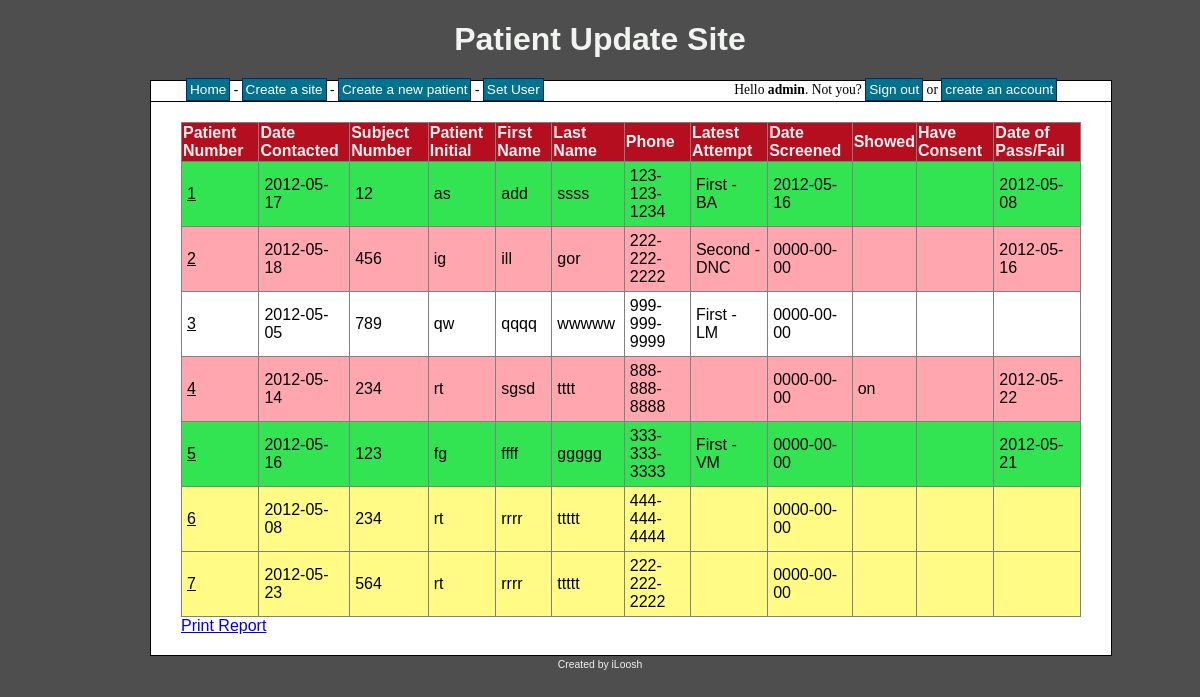
The app's page /site.php?id=5 (signed in) with its own data.
### tables this page shows
CREATE TABLE IF NOT EXISTS `sites` (
  `site_id` int(8) NOT NULL AUTO_INCREMENT,
  `site_name` varchar(30) NOT NULL,
  `site_study` varchar(255) NOT NULL,
  `site_address` varchar(255) NOT NULL,
  `site_phone` varchar(30) NOT NULL,
  `site_fax` varchar(30) NOT NULL,
  `site_user` int(8) NOT NULL,
  PRIMARY KEY (`site_id`),
  KEY `site_user` (`site_user`)
);

CREATE TABLE IF NOT EXISTS `patients` (
  `patient_id` int(8) NOT NULL AUTO_INCREMENT,
  `patient_num` int(8) NOT NULL,
  `patient_dateContacted` date NOT NULL,
  `patient_subjectNum` int(8) NOT NULL,
  `patient_initial` varchar(30) NOT NULL,
  `patient_fName` varchar(255) NOT NULL,
  `patient_lName` varchar(255) NOT NULL,
  `patient_phone` varchar(255) NOT NULL,
  `patient_firstAtt` varchar(10) NOT NULL,
  `patient_secondAtt` varchar(10) NOT NULL,
  `patient_thirdAtt` varchar(10) NOT NULL,
  `patient_dateScreened` date NOT NULL,
  `patient_show` varchar(10) NOT NULL,
  `patient_comment` text NOT NULL,
  `patient_dateEnroll` date NOT NULL,
  `patient_dateScreeFail` date NOT NULL,
  `patient_failCriteria` varchar(255) NOT NULL,
  `patient_consent` varchar(10) NOT NULL,
  `patient_status` varchar(255) NOT NULL,
  `patient_site` int(8) NOT NULL,
  `patient_PDFform` varchar(255) NOT NULL,
  PRIMARY KEY (`patient_id`),
  KEY `patient_site` (`patient_site`)
);

### site.php (the view, shortened to what this page needs)
<?php
include 'header.php';
if($_SESSION['signed_in']){
	$sql = "SELECT  site_user
			FROM sites
			WHERE site_id = " . mysql_real_escape_string($_GET['id']);
	$result = mysql_query($sql);
	while($row = mysql_fetch_array($result))
	{
		if($_SESSION['user_level'] == 1 || $row['site_user'] == $_SESSION['user_id']){
			$sqlP = "SELECT
						patient_id,
						patient_num,
						patient_dateContacted,
						patient_subjectNum,
						patient_initial,
						patient_fName,
						patient_lName,
						patient_phone,
						patient_firstAtt,
						patient_secondAtt,
						patient_thirdAtt,
						patient_dateScreened,
						patient_show,
						patient_comment,
						patient_dateEnroll,
						patient_dateScreeFail,
						patient_failCriteria,
						patient_consent,
						patient_status,
						patient_site
					FROM
						patients";
			$resultP = mysql_query($sqlP);
			if(!$resultP)
			{
				echo 'Error while selecting from database. Please try again later.';
			}
			else
			{
				if(mysql_num_rows($resultP) == 0)
				{
					if($_SESSION['user_level'] == 1)
					{
						echo 'You have not created any record in this Site.<br>';
						echo '<a href="create_patient.php">Create one now</a>';
					}
					else
					{
						echo 'There are now records in this site';
					}
				}
				else
				{
					echo '<table border="1">
						  <tr>
						  	<th>Patient Number</th>
							<th>Date Contacted</th>
							<th>Subject Number</th>
							<th>Patient Initial</th>
							<th>First Name</th>
							<th>Last Name</th>
							<th>Phone</th>
							<th>Latest Attempt</th>
							<th>Date Screened</th>
							<th>Showed</th>
							<th>Have Consent</th>
							<th>Date of Pass/Fail</th>
						  </tr>';
					while($rowP = mysql_fetch_assoc($resultP))
					{
						if($_GET['id'] == $rowP['patient_site'])
						{
							echo '<tr';
							if($_SESSION['user_level'] == 1)
							{
								if($rowP['patient_status'] == "FOLLOWUP"){
									echo ' bgcolor="#FFFFFF" ';
								}
								else if($rowP['patient_status'] == "CONTACT"){
									echo ' bgcolor="#FFFB85" ';
								}
								else if($rowP['patient_status'] == "ENROLLED"){
									echo ' bgcolor="#32E352" ';
								}
								else if($rowP['patient_status'] == "FAILED"){
									echo ' bgcolor="#FFA6AF" ';
								}
								else
								{
									echo ' bgcolor="#FFFFFF" ';
								}
							}
							echo '>';
							echo '<td><a href="patient.php?pat=' . $rowP['patient_id'] . '&site=' . $rowP['patient_site'] . '">' . $rowP['patient_num'] . '</td>';
							echo '<td>' . $rowP['patient_dateContacted'] . '</td>';
							echo '<td>' . $rowP['patient_subjectNum'] . '</td>';
							echo '<td>' . $rowP['patient_initial'] . '</td>';
							echo '<td>' . $rowP['patient_fName'] . '</td>';
							echo '<td>' . $rowP['patient_lName'] . '</td>';
							echo '<td>' . $rowP['patient_phone'] . '</td>';
							if(($rowP['patient_firstAtt'] == "") && ($rowP['patient_secondAtt'] == "") && ($rowP['patient_thirdAtt'] == ""))
							{
								echo '<td>' . $rowP['patient_firstAtt'] . '</td>';
							}
							else if(!($rowP['patient_firstAtt'] == "") && ($rowP['patient_secondAtt'] == "") && ($rowP['patient_thirdAtt'] == ""))
							{
								echo '<td>First - ' . $rowP['patient_firstAtt'] . '</td>';
							}
							else if(!($rowP['patient_firstAtt'] == "") && !($rowP['patient_secondAtt'] == "") && ($rowP['patient_thirdAtt'] == ""))
							{
								echo '<td>Second - ' . $rowP['patient_secondAtt'] . '</td>';
							}
							echo '<td>' . $rowP['patient_dateScreened'] . '</td>';
							echo '<td>' . $rowP['patient_show'] . '</td>';
							echo '<td>' . $rowP['patient_consent'] . '</td>';
							echo '<td>';
							if($rowP['patient_dateEnroll'] == "0000-00-00" && $rowP['patient_dateScreeFail'] == "0000-00-00")
							{
								echo '</td>';
							}
							else if($rowP['patient_dateEnroll'] != "0000-00-00" && $rowP['patient_dateScreeFail'] == "0000-00-00")
							{
								echo $rowP['patient_dateEnroll'] . '</td>';
							}
							else if($rowP['patient_dateEnroll'] == "0000-00-00" && $rowP['patient_dateScreeFail'] != "0000-00-00")
							{
								echo $rowP['patient_dateScreeFail'] . '</td>';
							}
							echo '</tr>';
						}
					}
					echo '</table>';
					if($_SESSION['user_level'] == 1)
					{
						echo '<a href="sitePrint.php?site=' . $_GET['id']. '" >Print Report</a>';
					}
				}
			}
		}
		else
			echo 'Access to this page is denied';
	}
}
else{
	echo 'You must be signed in to view this page';
}
include 'footer.php';
?>

### style.css (style rules this page uses)
body { background-color: #4E4E4E; text-align: center; }
table { border-collapse: collapse; width: 100%; }
table a { color: #000; }
th { background-color: #B40E1F; color: #F0F0F0; }
td { padding: 5px; }

### records on screen
patients: patient_num "1", patient_dateContacted "2012-05-17", patient_subjectNum "12", patient_initial "as", patient_fName "add", patient_lName "ssss", patient_phone "123-123-1234", patient_firstAtt "BA", patient_dateScreened "2012-05-16", patient_dateEnroll "2012-05-08"
patients: patient_num "2", patient_dateContacted "2012-05-18", patient_subjectNum "456", patient_initial "ig", patient_fName "ill", patient_lName "gor", patient_phone "222-222-2222", patient_secondAtt "DNC", patient_dateScreened "0000-00-00", patient_dateScreeFail "2012-05-16"
patients: patient_num "3", patient_dateContacted "2012-05-05", patient_subjectNum "789", patient_initial "qw", patient_fName "qqqq", patient_lName "wwwww", patient_phone "999-999-9999", patient_firstAtt "LM", patient_dateScreened "0000-00-00"
patients: patient_num "4", patient_dateContacted "2012-05-14", patient_subjectNum "234", patient_initial "rt", patient_fName "sgsd", patient_lName "tttt", patient_phone "888-888-8888", patient_dateScreened "0000-00-00", patient_show "on", patient_dateScreeFail "2012-05-22"
patients: patient_num "5", patient_dateContacted "2012-05-16", patient_subjectNum "123", patient_initial "fg", patient_fName "ffff", patient_lName "ggggg", patient_phone "333-333-3333", patient_firstAtt "VM", patient_dateScreened "0000-00-00", patient_dateEnroll "2012-05-21"
patients: patient_num "6", patient_dateContacted "2012-05-08", patient_subjectNum "234", patient_initial "rt", patient_fName "rrrr", patient_lName "ttttt", patient_phone "444-444-4444", patient_dateScreened "0000-00-00"
patients: patient_num "7", patient_dateContacted "2012-05-23", patient_subjectNum "564", patient_initial "rt", patient_fName "rrrr", patient_lName "ttttt", patient_phone "222-222-2222", patient_dateScreened "0000-00-00"

### other values on screen
$_SESSION['user_name'] "admin"
